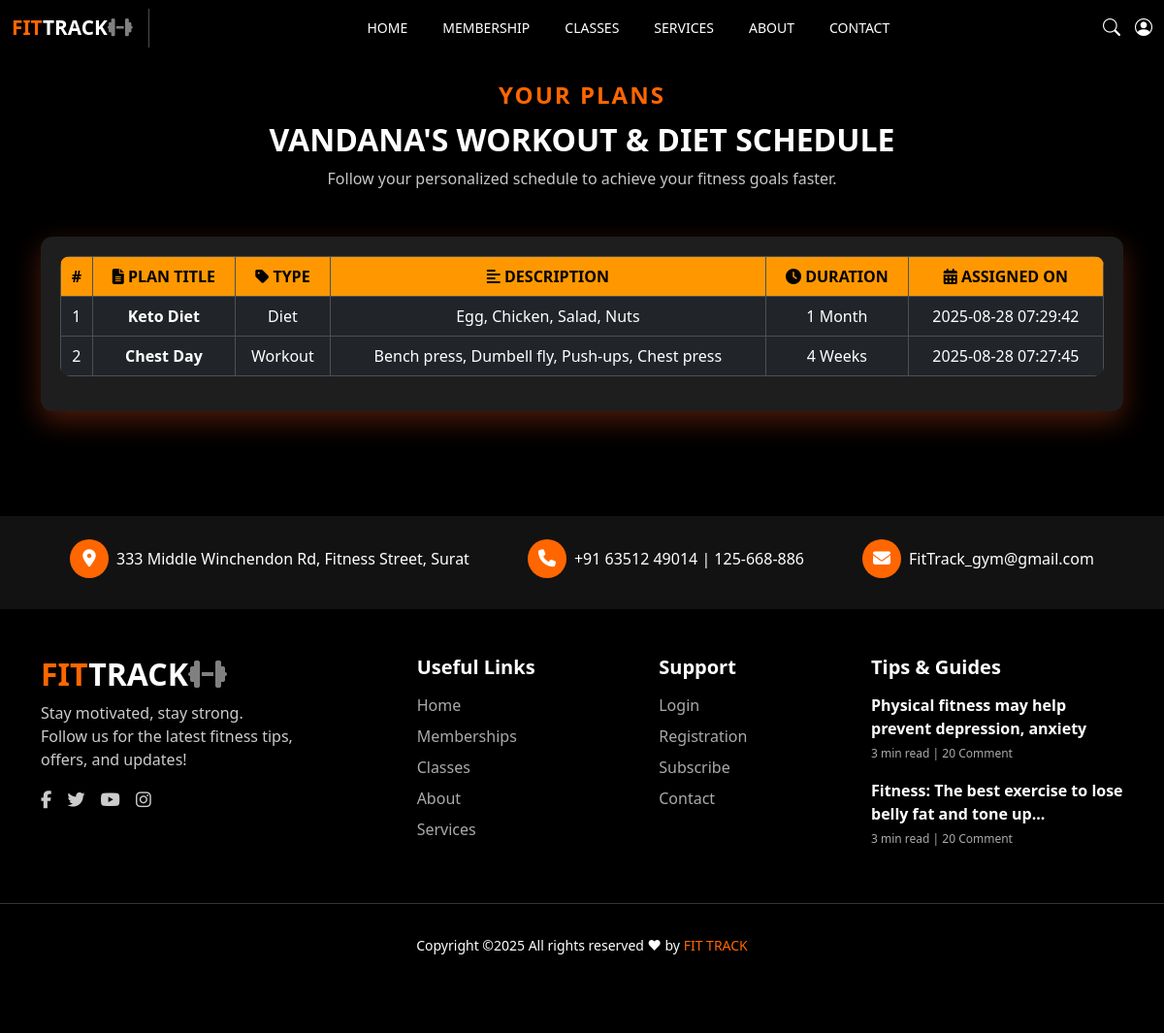
The app's page /user/workout_diet.php (signed in) with its own data.
### tables this page shows
CREATE TABLE `plans` (
  `id` int(11) NOT NULL,
  `type` varchar(20) NOT NULL,
  `title` varchar(200) NOT NULL,
  `description` text DEFAULT NULL,
  `duration` varchar(50) DEFAULT NULL,
  `member_id` int(11) DEFAULT NULL,
  `created_at` timestamp NOT NULL DEFAULT current_timestamp()
);

### user/workout_diet.php (the view, shortened to what this page needs)
<?php
include '../config.php';
$member_id = $_SESSION['member_id'];
$member_name = $_SESSION['member_name'];
$sql = "SELECT * FROM plans WHERE member_id='$member_id' ORDER BY created_at DESC";
$result = mysqli_query($conn, $sql);
?>
<!DOCTYPE html>
<html lang="en">
<head>
<link href="https://cdn.jsdelivr.net/npm/bootstrap@5.3.2/dist/css/bootstrap.min.css" rel="stylesheet">
<link rel="stylesheet" href="https://cdnjs.cloudflare.com/ajax/libs/font-awesome/6.5.0/css/all.min.css">
<link rel="stylesheet" href="../css/workout_diet.css">
</head>
<body>
<?php include 'user_header.php'; ?>
<section class="plans-section">
  <div class="container mb-5 mt-4">
    <h2 class="section-subtitle text-center">YOUR PLANS</h2>
    <h3 class="section-title text-center"><span style="text-transform: uppercase;"><?php echo $member_name; ?>'s<span> WORKOUT & DIET SCHEDULE</h3>
    <p class="text-center mb-5" style="color: #c8c6c6;">Follow your personalized schedule to achieve your fitness goals faster.</p>
    <?php if(mysqli_num_rows($result) > 0){ ?>
      <div class="card-custom">
        <div class="table-responsive">
          <table class="table table-dark table-bordered table-hover align-middle custom-table text-center">
            <thead>
              <tr>
                <th>#</th>
                <th><i class="fas fa-file-alt"></i> Plan Title</th>
                <th><i class="fas fa-tag"></i> Type</th>
                <th><i class="fas fa-align-left"></i> Description</th>
                <th><i class="fas fa-clock"></i> Duration</th>
                <th><i class="fas fa-calendar-alt"></i> Assigned On</th>
              </tr>
            </thead>
            <tbody>
              <?php
              $count = 1;
              while($row = mysqli_fetch_assoc($result)){ ?>
                <tr>
                  <td><?php echo $count++; ?></td>
                  <td><strong><?php echo htmlspecialchars($row['title']); ?></strong></td>
                  <td><?php echo ucfirst(htmlspecialchars($row['type'])); ?></td>
                  <td><?php echo nl2br(htmlspecialchars($row['description'])); ?></td>
                  <td><?php echo htmlspecialchars($row['duration']); ?></td>
                  <td><?php echo htmlspecialchars($row['created_at']); ?></td>
                </tr>
              <?php } ?>
            </tbody>
          </table>
        </div>
      </div>
    <?php } else { ?>
      <p style="color:#ff9900; text-align:center;">No plans assigned yet.</p>
    <?php } ?>
  </div>
</section>
<?php include 'user_footer.php'; ?>
</body>
</html>

### css/workout_diet.css (style rules this page uses)
body { margin: 0; padding: 0; background-color: #000; font-family: 'Segoe UI', sans-serif; overflow-x: hidden; }
.section-subtitle { color: #ff6600; font-size: 24px; font-weight: bold; letter-spacing: 2px; }
.section-title { color: #fff; font-size: 32px; font-weight: bold; margin-top: 10px; line-height: 1.3; }
.plans-section { background-color: #000; padding: 60px 0; }
.card-custom { background: #1e1e1e; border-radius: 12px; padding: 20px; box-shadow: 0 10px 28px rgba(255, 87, 34, 0.3); transition: 0.3s; }
.custom-table { margin-bottom: 0; border-radius: 10px; overflow: hidden; }
.custom-table thead { background: #ff6600; color: #fff; font-size: 16px; text-transform: uppercase; }
.custom-table thead th { padding: 8px; background: #ff9800; color: #000; }
.custom-table tbody tr { background: #2a2a2a; color: #ddd; transition: background 0.3s; }
.custom-table tbody tr { background: #1f1f1f; }
.custom-table td { padding: 12px; vertical-align: middle; }

### user/user_header.php (style rules this page uses)
body { margin: 0; font-family: Arial, sans-serif; background-size: cover; }

### records on screen
plans: title "Keto Diet", type "Diet", description "Egg, Chicken, Salad, Nuts", duration "1 Month", created_at "2025-08-28 07:29:42"
plans: title "Chest Day", type "Workout", description "Bench press, Dumbell fly, Push-ups, Chest press", duration "4 Weeks", created_at "2025-08-28 07:27:45"

### other values on screen
$member_name "VANDANA"
